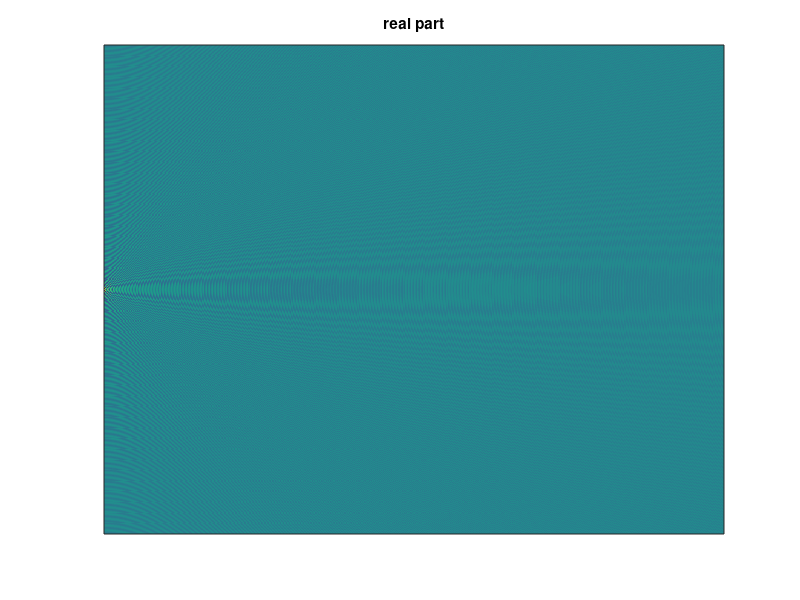
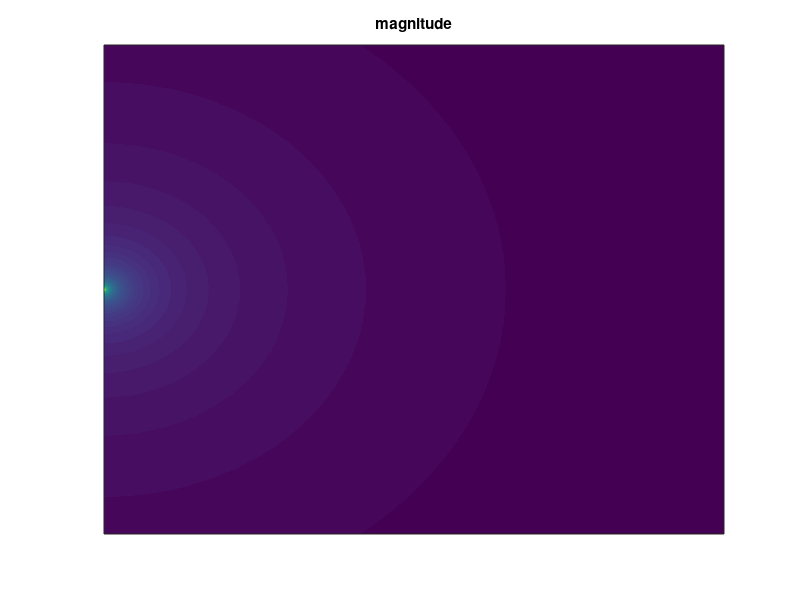

Recreate these plots in MATLAB, in order.
%=========================================================================
%                                                                     
%       BIOMEDICAL IMAGING
%       ULTRASOUND 2
%
%=========================================================================

%=========================================================================
%	PHASED ARRAY
%=========================================================================

function [] = PHASED_ARRAY()

    clear all; close all; 
    
    fprintf ( '-----------------------------------------\n' );  
    fprintf ( ' PHASED ARRAY                            \n' );  
    fprintf ( '-----------------------------------------\n' );  
    
    
    % Ultrasound specs
    
    f = 1.5E6;                      % frequency [Hz]
    c = 1480;                       % speed of sound in water [m/s]
    k = 2*pi*f/c;                   % wave number [rad/m]
    lambda = c/f;                   % wavelength [m]
    
    
    % Transducer array
    
    nt = 1;                         % number of transducers
    pitch = 0.5*lambda;             % spacing of transducers
    
    
    % Definition of 2D grid for wave calculation
    
    n = 1024;                       % grid size in each dimension
    x_range = [0,0.4];              % covered range in x [m]
    y_range = [-0.2,0.2];           % covered range in y [m]
    
    x_values = x_range(1)+(x_range(2)-x_range(1))*[0:(n-1)]./(n-1);    % vector of x values on the grid
    y_values = y_range(1)+(y_range(2)-y_range(1))*[0:(n-1)]./(n-1);    % vector of y values on the grid
    
    [x,y] = meshgrid(x_values,y_values);    % the grid, given by 2D arrays x,y   
      
    
    % Loop through transducers and sum up their wave contributions
    
    wave = zeros(n,n);                      % container for pressure wave
    
    for t = 1:nt  
        
        x0 = -0.001;                        % x coordinate of transducer, 1 mm outside the container 
        y0 = pitch*(t-(nt+1)/2);            % y coordinate of transducer
        
        r = sqrt((x-x0).^2+(y-y0).^2);      % distance from transducer, on the grid
               
        phase = 0;                          % phase of transducer input [rad]
        amplitude = 1;                      % relative amplitude of transducer input
                     
        wave = wave + exp(i*(k*r))./sqrt(r) .* amplitude .* exp(i*phase);   % add partial wave to net wave
        
    end

    figure('position',[100 100 800 500])    
    imagesc(real(wave)), title('real part');  
    set(gca, 'XTick', []);
    set(gca, 'YTick', []);
    
    figure('position',[100 100 800 500])
    imagesc(abs(wave)), title('magnitude')
    set(gca, 'XTick', []);
    set(gca, 'YTick', []);    
    
end
    